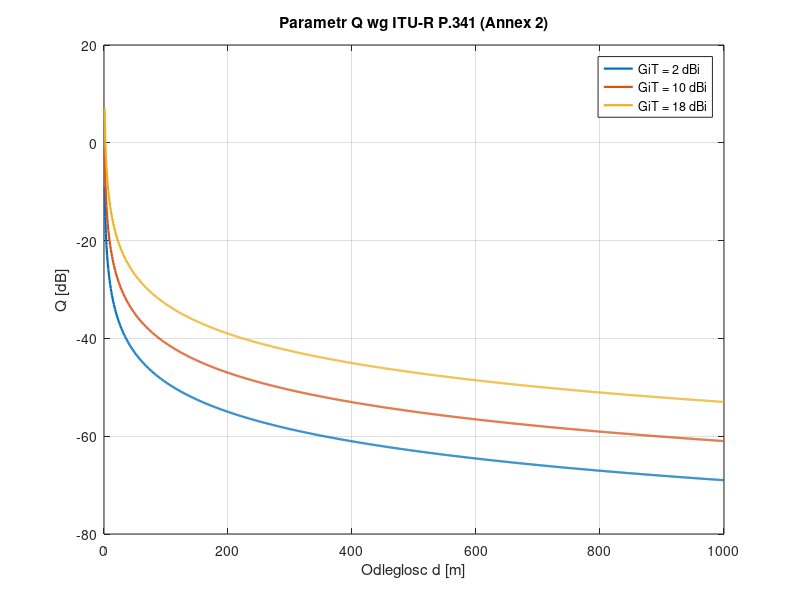
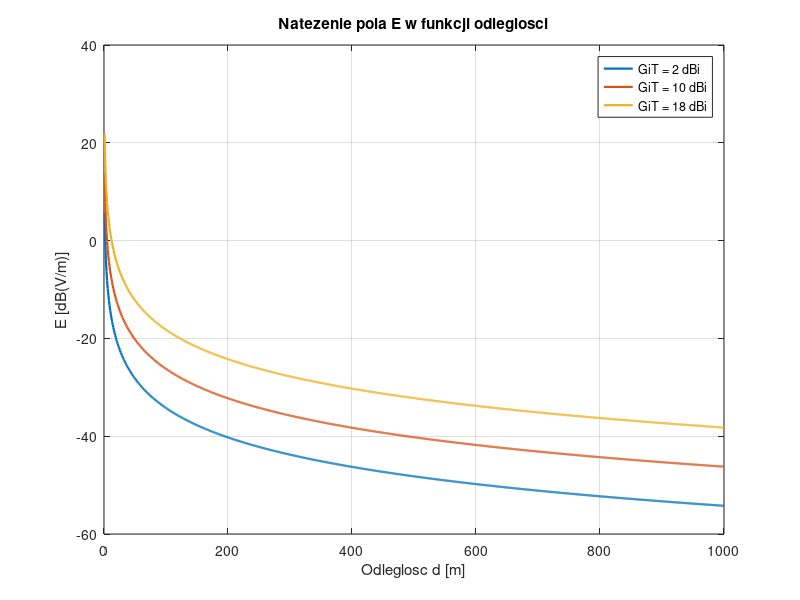
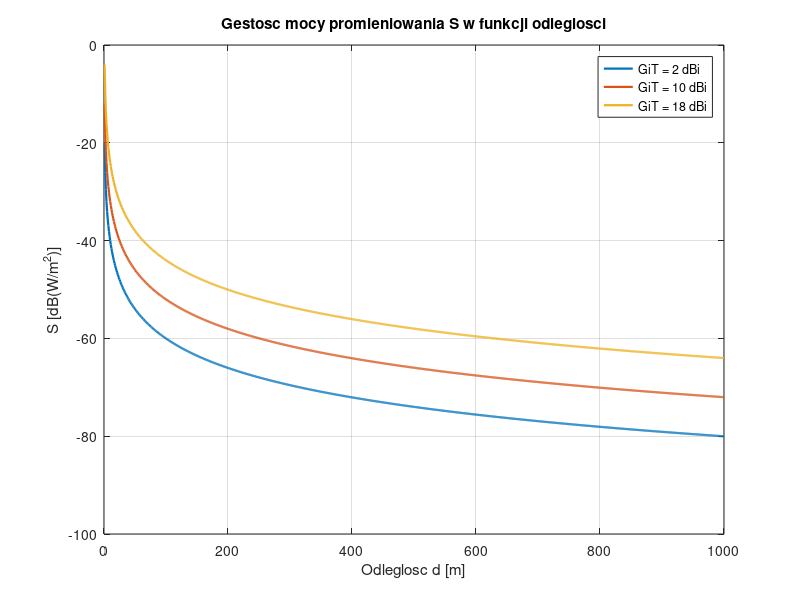
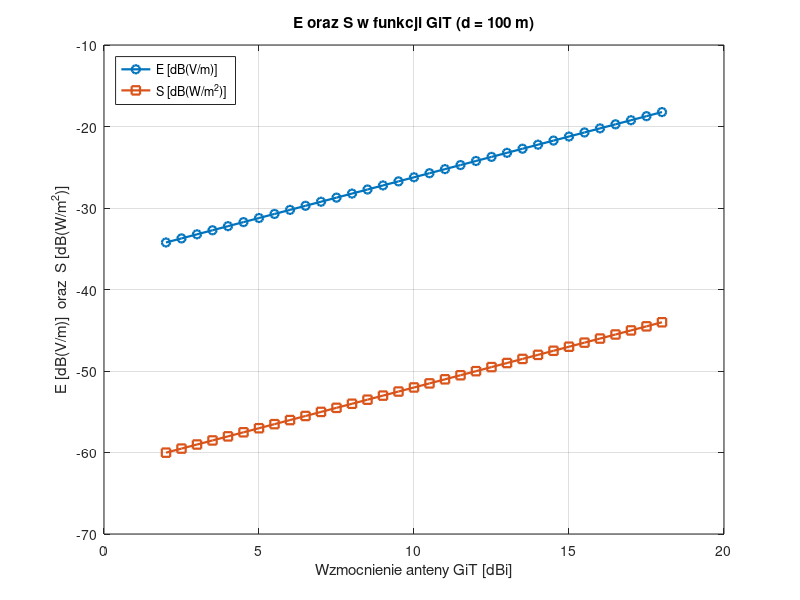

MATLAB code to generate these figures, in order:
% =========================================================================
%  PROBLEM 1 - NATEZENIE POLA (E) I GESTOSC MOCY (S) WG ITU-R P.341 (Annex 2)
%
%  Wzory z normy ITU-R P.341 (Aneks 2):
%     Q = GiT - 20*log10(d) - Lm + 10*log10(p) - Ltc          (9)
%     E = 14.77 + Q     [dB(V/m)]   ->  E = 20*log10(e)        (7)
%     S = -11.02 + Q    [dB(W/m^2)] ->  S = 10*log10(s)        (8)
%  gdzie:
%     GiT - wzmocnienie anteny nadawczej wzgl. izotropowej [dBi]  (2..18 dBi)
%     d   - odleglosc od anteny [m]                               (0..1000 m)
%     Lm  - strata wzgl. wolnej przestrzeni ("loss relative to free space") [dB]
%     p   - moc nadajnika [W]
%     Ltc - strata obwodu anteny nadawczej [dB]
%
%  Uruchomienie: itu_r_p341
% =========================================================================

clear; clc; close all;

%% ------------------------- DANE WEJSCIOWE -------------------------------
GiT_zakres = [2 18];     % [dBi] zakres wzmocnienia anteny (skrajne wartosci)
GiT_rep    = [2 10 18];  % [dBi] reprezentatywne wartosci do rodziny krzywych

p   = 0.1;               % [W]  moc nadajnika (= 20 dBm, jak w bilansie)
Ltc = 1;                 % [dB] strata obwodu anteny nad. (kabel 2 m * 0.5 dB/m)
Lm  = 0;                 % [dB] strata wzgl. wolnej przestrzeni (0 = wolna przestrzen)

% Odleglosc 0..1000 m (od 1 m, aby uniknac log10(0))
d = 1:1:1000;            % [m]

% Stale konwersji
E_const = 14.77;         % [dB] stala dla natezenia pola E (eq.7)
S_const = -11.02;        % [dB] stala dla gestosci mocy S (eq.8)

%% ----------------- FUNKCJE WG NORMY (eq. 7, 8, 9) -----------------------
Qfun = @(GiT,d,Lm) GiT - 20*log10(d) - Lm + 10*log10(p) - Ltc;  % (9)
Efun = @(Q) E_const + Q;     % [dB(V/m)]    (7)
Sfun = @(Q) S_const + Q;     % [dB(W/m^2)]  (8)

%% --------------- OBLICZENIA DLA RODZINY KRZYWYCH GiT --------------------
nG = numel(GiT_rep);
Q = zeros(nG, numel(d));
E = zeros(nG, numel(d));
S = zeros(nG, numel(d));
for i = 1:nG
    Q(i,:) = Qfun(GiT_rep(i), d, Lm);
    E(i,:) = Efun(Q(i,:));
    S(i,:) = Sfun(Q(i,:));
end

% Wartosci liniowe (dla informacji)
e_lin = 10.^(E/20);      % [V/m]
s_lin = 10.^(S/10);      % [W/m^2]
E_uV  = E + 120;         % [dB(uV/m)] - czesto stosowana jednostka

%% --------------------------- WYDRUK TABELI ------------------------------
d_pick = [10 50 100 500 1000];     % [m] punkty kontrolne
fprintf('\n==============================================================\n');
fprintf(' ITU-R P.341 (Annex 2)  |  p=%g W  Ltc=%g dB  Lm=%g dB\n', p, Ltc, Lm);
fprintf('==============================================================\n');
for i = 1:nG
    fprintf('\n GiT = %g dBi\n', GiT_rep(i));
    fprintf('%8s %10s %12s %14s %14s\n','d[m]','Q[dB]','E[dB(V/m)]','S[dB(W/m^2)]','e[mV/m]');
    for dp = d_pick
        qv = Qfun(GiT_rep(i), dp, Lm);
        ev = Efun(qv); sv = Sfun(qv);
        fprintf('%8d %10.2f %12.2f %14.2f %14.4f\n',...
                dp, qv, ev, sv, 1e3*10^(ev/20));
    end
end
fprintf('==============================================================\n\n');

%% ------------------------------ WYKRESY ---------------------------------
leg = arrayfun(@(g) sprintf('GiT = %g dBi', g), GiT_rep, 'UniformOutput', false);

% Wykres 1: Q w funkcji odleglosci
figure('Name','Q wg ITU-R P.341');
plot(d, Q, 'LineWidth',1.6); grid on;
xlabel('Odleglosc d [m]'); ylabel('Q [dB]');
title('Parametr Q wg ITU-R P.341 (Annex 2)');
legend(leg,'Location','northeast');

% Wykres 2: natezenie pola E w funkcji odleglosci
figure('Name','Natezenie pola E');
plot(d, E, 'LineWidth',1.6); grid on;
xlabel('Odleglosc d [m]'); ylabel('E [dB(V/m)]');
title('Natezenie pola E w funkcji odleglosci');
legend(leg,'Location','northeast');

% Wykres 3: gestosc mocy S w funkcji odleglosci
figure('Name','Gestosc mocy S');
plot(d, S, 'LineWidth',1.6); grid on;
xlabel('Odleglosc d [m]'); ylabel('S [dB(W/m^2)]');
title('Gestosc mocy promieniowania S w funkcji odleglosci');
legend(leg,'Location','northeast');

% Wykres 4: E oraz S w funkcji wzmocnienia GiT (dla wybranej odleglosci)
d_fix = 100;             % [m]
GiT_vec = GiT_zakres(1):0.5:GiT_zakres(2);
Q_g = Qfun(GiT_vec, d_fix, Lm);
figure('Name','E i S vs GiT');
plot(GiT_vec, Efun(Q_g), '-o', 'LineWidth',1.6, 'Color',[0 0.45 0.74]); hold on;
plot(GiT_vec, Sfun(Q_g), '-s', 'LineWidth',1.6, 'Color',[0.85 0.33 0.10]);
grid on; hold off;
xlabel('Wzmocnienie anteny GiT [dBi]');
ylabel('E [dB(V/m)]  oraz  S [dB(W/m^2)]');
title(sprintf('E oraz S w funkcji GiT (d = %d m)', d_fix));
legend('E [dB(V/m)]','S [dB(W/m^2)]','Location','northwest');

% Wykres 5: powierzchnia E(GiT, d)
[Dg, Gg] = meshgrid(d, GiT_zakres(1):1:GiT_zakres(2));
Es = Efun(Qfun(Gg, Dg, Lm));
figure('Name','Powierzchnia E(GiT,d)');
surf(Dg, Gg, Es, 'EdgeColor','none'); 
xlabel('d [m]'); ylabel('GiT [dBi]'); zlabel('E [dB(V/m)]');
title('Natezenie pola E w funkcji odleglosci i wzmocnienia anteny');
colorbar; view(135,30);

% Zapis wykresow
try
    saveas(figure(1),'itu_Q.png');
    saveas(figure(2),'itu_E.png');
    saveas(figure(3),'itu_S.png');
    saveas(figure(4),'itu_E_S_vs_GiT.png');
    saveas(figure(5),'itu_E_surf.png');
catch
end
